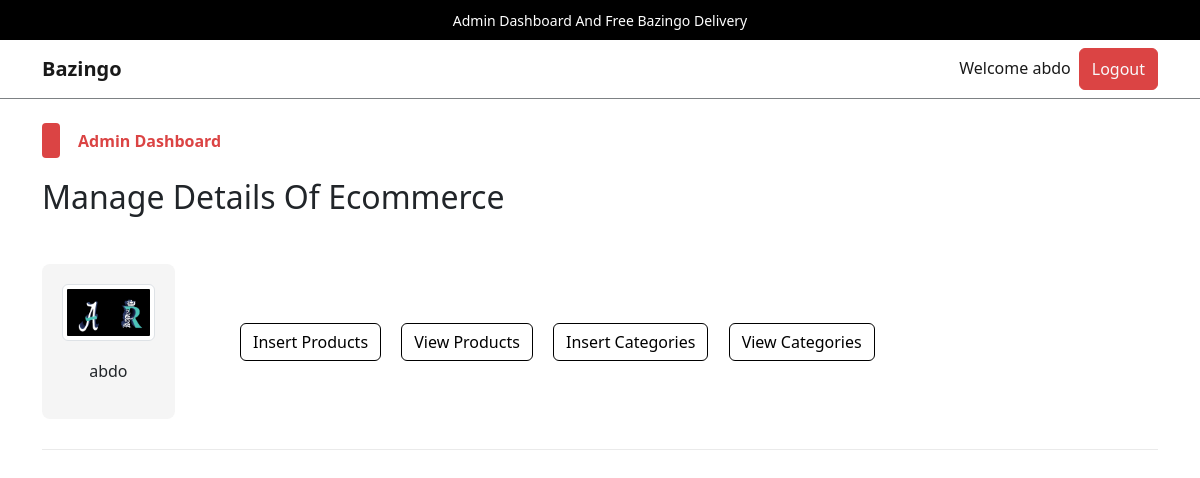
/admin/index.php (signed in), run on the app's committed database.
### tables this page shows
CREATE TABLE `admin_table` (
  `admin_id` int(11) NOT NULL,
  `admin_name` varchar(100) NOT NULL,
  `admin_email` varchar(200) NOT NULL,
  `admin_image` varchar(255) NOT NULL,
  `admin_password` varchar(255) NOT NULL
);

### admin/index.php (the view, shortened to what this page needs)
<?php
    include('../includes/connect.php');
    if(isset($_SESSION['admin_username'])){
        $admin_name = $_SESSION['admin_username'];
        $get_admin_data = "SELECT * FROM `admin_table` WHERE admin_name = '$admin_name'";
        $get_admin_result = mysqli_query($con,$get_admin_data);
        $row_fetch_admin_data = mysqli_fetch_array($get_admin_result);
        $admin_name = $row_fetch_admin_data['admin_name'];
        $admin_image = $row_fetch_admin_data['admin_image'];
    }else{
        echo "<script>window.open('./admin_login.php','_self');</script>";
    }
?>
<!DOCTYPE html>
<html lang="en">
<head>
    <link rel="stylesheet" href="../assets/css/bootstrap.css" />
    <link rel="stylesheet" href="../assets/css/main.css" />
</head>
<body>
    <div class="upper-nav primary-bg p-2 px-3 text-center text-break">
        <span>Admin Dashboard And Free Bazingo Delivery</span>
    </div>
    <nav class="navbar navbar-expand-lg navbar-light bg-light">
        <div class="container">
            <a class="navbar-brand fw-bold" href="#">Bazingo</a>
            <div class="collapse navbar-collapse" id="navbarSupportedContentad">
                <ul class="navbar-nav ms-auto mb-2 mb-lg-0">
                    <li class="nav-item">
                        <a class="nav-link active" aria-current="page" href="#">Welcome <?php echo $admin_name;?></a>
                    </li>
                    <li class="nav-item">
                    <button class="btn btn-primary p-0 px-1">
                            <a href="./admin_logout.php" class="nav-link text-light">Logout</a>
                        </button>
                    </li>
                </ul>
            </div>
        </div>
    </nav>
    <div class="control">
        <div class="container pt-4 pb-0">
            <div class="categ-header">
                <div class="sub-title">
                    <span class="shape"></span>
                    <span class="title">Admin Dashboard</span>
                </div>
                <h2>Manage Details Of Ecommerce</h2>
            </div>
            <div class="row align-items-center">
                <div class="col-md-2">
                    <div class="admin-image">
                        <a href="./index.php"><img src="./admin_images/<?php echo $admin_image;?>" class="img-thumbnail" alt="Admin Photo"></a>
                        <p><?php echo $admin_name;?></p>
                    </div>
                </div>
                <div class="col-md-10">
                    <div class="buttons">
                        <button class="btn btn-outline-primary m-2">
                            <a href="./insert_product.php" class="nav-link">Insert Products</a>
                        </button>
                        <button class="btn btn-outline-primary m-2">
                            <a href="index.php?view_products" class="nav-link">View Products</a>
                        </button>
                        <button class="btn btn-outline-primary m-2">
                            <a href="index.php?insert_category" class="nav-link">Insert Categories</a>
                        </button>
                        <button class="btn btn-outline-primary m-2">
                            <a href="index.php?view_categories" class="nav-link">View Categories</a>
                        </button>
                    </div>
                </div>
            </div>
        </div>
    </div>
    <div class="container">
        <div class="divider"></div>
    </div>
</body>
</html>

### assets/css/main.css (style rules this page uses)
* { -webkit-box-sizing: border-box; -moz-box-sizing: border-box; box-sizing: border-box; margin: 0; padding: 0; }
html { scroll-behavior: smooth; }
a { text-decoration: none; color: #000000; cursor: pointer; }
button, input[type="submit"] { cursor: pointer; }
ul { list-style: none; }
.primary-bg { background-color: #000; }
.divider { background-color: #eaeaea; height: 1.5px; width: 100%; margin-top: 30px; margin-bottom: 40px; }
.container .categ-header { display: flex; flex-direction: column; gap: 20px; margin-bottom: 40px; }
.container .categ-header .sub-title { display: flex; flex-direction: row; gap: 18px; align-items: center; }
.container .categ-header .sub-title span:nth-of-type(1) { width: 18px; height: 35px; background-color: #DB4444; border-radius: 4px; -webkit-border-radius: 4px; -moz-border-radius: 4px; -ms-border-radius: 4px; -o-border-radius: 4px; }
.shape { display: inline-block; width: 18px; height: 35px; background-color: #DB4444; border-radius: 4px; -webkit-border-radius: 4px; -moz-border-radius: 4px; -ms-border-radius: 4px; -o-border-radius: 4px; }
.container .categ-header .sub-title span:nth-of-type(2) { color: #DB4444; font-weight: bold; }
.upper-nav span { color: #ffffff; font-size: 14px; }
.bg-light { background-color: #ffffff !important; border-bottom: 1px solid #7D8184; }
.control .container .row .admin-image { width: 80%; background-color: #F5F5F5; padding: 20px; display: flex; flex-direction: column; gap:18px; align-items: center; border-radius: 8px; -webkit-border-radius: 8px; -moz-border-radius: 8px; -ms-border-radius: 8px; -o-border-radius: 8px; }
.control .container .row .admin-image img { width: 100%; }
.control .container .row .buttons a.nav-link { transition: 0s; -webkit-transition: 0s; -moz-transition: 0s; -ms-transition: 0s; -o-transition: 0s; }

### data on the page
admin_table: admin_name "abdo", admin_image (picture)
